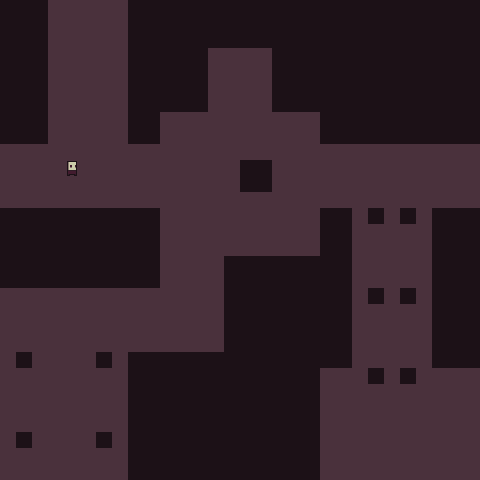

The image is a tile-based game level rendered from a .tmx file. Its description and complete source (layers, tilesets, objects, tile grids) follow:
An orthogonal 30x30 tile map with 16x16 px tiles, 2 tile layers (suelo, personajes).

<map version="1.5" tiledversion="1.6.0" orientation="orthogonal" renderorder="right-down" width="30" height="30" tilewidth="16" tileheight="16" infinite="0" nextlayerid="6" nextobjectid="1">
 <tileset firstgid="1" source="0x72_16x16DungeonTileset.v4.tsx" />
 <layer id="1" name="suelo" width="30" height="30">
  <data encoding="csv">
101,101,101,117,117,117,117,117,101,101,101,101,101,101,101,101,101,101,101,101,101,101,101,101,101,101,101,101,101,101,
101,101,101,117,117,117,117,117,101,101,101,101,101,101,101,101,101,101,101,101,101,101,101,101,101,101,101,101,101,101,
101,101,101,117,117,117,117,117,101,101,101,101,101,101,101,101,101,101,101,101,101,101,101,101,101,101,101,101,101,101,
101,101,101,117,117,117,117,117,101,101,101,101,101,117,117,117,117,101,101,101,101,101,101,101,101,101,101,101,101,101,
101,101,101,117,117,117,117,117,101,101,101,101,101,117,117,117,117,101,101,101,101,101,101,101,101,101,101,101,101,101,
101,101,101,117,117,117,117,117,101,101,101,101,101,117,117,117,117,101,101,101,101,101,101,101,101,101,101,101,101,101,
101,101,101,117,117,117,117,117,101,101,101,101,101,117,117,117,117,101,101,101,101,101,101,101,101,101,101,101,101,101,
101,101,101,117,117,117,117,117,101,101,117,117,117,117,117,117,117,117,117,117,101,101,101,101,101,101,101,101,101,101,
101,101,101,117,117,117,117,117,101,101,117,117,117,117,117,117,117,117,117,117,101,101,101,101,101,101,101,101,101,101,
117,117,117,117,117,117,117,117,117,117,117,117,117,117,117,117,117,117,117,117,117,117,117,117,117,117,117,117,117,117,
117,117,117,117,117,117,117,117,117,117,117,117,117,117,117,101,101,117,117,117,117,117,117,117,117,117,117,117,117,117,
117,117,117,117,117,117,117,117,117,117,117,117,117,117,117,101,101,117,117,117,117,117,117,117,117,117,117,117,117,117,
117,117,117,117,117,117,117,117,117,117,117,117,117,117,117,117,117,117,117,117,117,117,117,117,117,117,117,117,117,117,
101,101,101,101,101,101,101,101,101,101,117,117,117,117,117,117,117,117,117,117,101,101,117,101,117,101,117,101,101,101,
101,101,101,101,101,101,101,101,101,101,117,117,117,117,117,117,117,117,117,117,101,101,117,117,117,117,117,101,101,101,
101,101,101,101,101,101,101,101,101,101,117,117,117,117,117,117,117,117,117,117,101,101,117,117,117,117,117,101,101,101,
101,101,101,101,101,101,101,101,101,101,117,117,117,117,101,101,101,101,101,101,101,101,117,117,117,117,117,101,101,101,
101,101,101,101,101,101,101,101,101,101,117,117,117,117,101,101,101,101,101,101,101,101,117,117,117,117,117,101,101,101,
117,117,117,117,117,117,117,117,117,117,117,117,117,117,101,101,101,101,101,101,101,101,117,101,117,101,117,101,101,101,
117,117,117,117,117,117,117,117,117,117,117,117,117,117,101,101,101,101,101,101,101,101,117,117,117,117,117,101,101,101,
117,117,117,117,117,117,117,117,117,117,117,117,117,117,101,101,101,101,101,101,101,101,117,117,117,117,117,101,101,101,
117,117,117,117,117,117,117,117,117,117,117,117,117,117,101,101,101,101,101,101,101,101,117,117,117,117,117,101,101,101,
117,101,117,117,117,117,101,117,101,101,101,101,101,101,101,101,101,101,101,101,101,101,117,117,117,117,117,101,101,101,
117,117,117,117,117,117,117,117,101,101,101,101,101,101,101,101,101,101,101,101,117,117,117,101,117,101,117,117,117,117,
117,117,117,117,117,117,117,117,101,101,101,101,101,101,101,101,101,101,101,101,117,117,117,117,117,117,117,117,117,117,
117,117,117,117,117,117,117,117,101,101,101,101,101,101,101,101,101,101,101,101,117,117,117,117,117,117,117,117,117,117,
117,117,117,117,117,117,117,117,101,101,101,101,101,101,101,101,101,101,101,101,117,117,117,117,117,117,117,117,117,117,
117,101,117,117,117,117,101,117,101,101,101,101,101,101,101,101,101,101,101,101,117,117,117,117,117,117,117,117,117,117,
117,117,117,117,117,117,117,117,101,101,101,101,101,101,101,101,101,101,101,101,117,117,117,117,117,117,117,117,117,117,
117,117,117,117,117,117,117,117,101,101,101,101,101,101,101,101,101,101,101,101,117,117,117,117,117,117,117,117,117,117
</data>
 </layer>
 <layer id="5" name="personajes" width="30" height="30">
  <data encoding="csv">
0,0,0,0,0,0,0,0,0,0,0,0,0,0,0,0,0,0,0,0,0,0,0,0,0,0,0,0,0,0,
0,0,0,0,0,0,0,0,0,0,0,0,0,0,0,0,0,0,0,0,0,0,0,0,0,0,0,0,0,0,
0,0,0,0,0,0,0,0,0,0,0,0,0,0,0,0,0,0,0,0,0,0,0,0,0,0,0,0,0,0,
0,0,0,0,0,0,0,0,0,0,0,0,0,0,0,0,0,0,0,0,0,0,0,0,0,0,0,0,0,0,
0,0,0,0,0,0,0,0,0,0,0,0,0,0,0,0,0,0,0,0,0,0,0,0,0,0,0,0,0,0,
0,0,0,0,0,0,0,0,0,0,0,0,0,0,0,0,0,0,0,0,0,0,0,0,0,0,0,0,0,0,
0,0,0,0,0,0,0,0,0,0,0,0,0,0,0,0,0,0,0,0,0,0,0,0,0,0,0,0,0,0,
0,0,0,0,0,0,0,0,0,0,0,0,0,0,0,0,0,0,0,0,0,0,0,0,0,0,0,0,0,0,
0,0,0,0,0,0,0,0,0,0,0,0,0,0,0,0,0,0,0,0,0,0,0,0,0,0,0,0,0,0,
0,0,0,0,0,0,0,0,0,0,0,0,0,0,0,0,0,0,0,0,0,0,0,0,0,0,0,0,0,0,
0,0,0,0,133,0,0,0,0,0,0,0,0,0,0,0,0,0,0,0,0,0,0,0,0,0,0,0,0,0,
0,0,0,0,0,0,0,0,0,0,0,0,0,0,0,0,0,0,0,0,0,0,0,0,0,0,0,0,0,0,
0,0,0,0,0,0,0,0,0,0,0,0,0,0,0,0,0,0,0,0,0,0,0,0,0,0,0,0,0,0,
0,0,0,0,0,0,0,0,0,0,0,0,0,0,0,0,0,0,0,0,0,0,0,0,0,0,0,0,0,0,
0,0,0,0,0,0,0,0,0,0,0,0,0,0,0,0,0,0,0,0,0,0,0,0,0,0,0,0,0,0,
0,0,0,0,0,0,0,0,0,0,0,0,0,0,0,0,0,0,0,0,0,0,0,0,0,0,0,0,0,0,
0,0,0,0,0,0,0,0,0,0,0,0,0,0,0,0,0,0,0,0,0,0,0,0,0,0,0,0,0,0,
0,0,0,0,0,0,0,0,0,0,0,0,0,0,0,0,0,0,0,0,0,0,0,0,0,0,0,0,0,0,
0,0,0,0,0,0,0,0,0,0,0,0,0,0,0,0,0,0,0,0,0,0,0,0,0,0,0,0,0,0,
0,0,0,0,0,0,0,0,0,0,0,0,0,0,0,0,0,0,0,0,0,0,0,0,0,0,0,0,0,0,
0,0,0,0,0,0,0,0,0,0,0,0,0,0,0,0,0,0,0,0,0,0,0,0,0,0,0,0,0,0,
0,0,0,0,0,0,0,0,0,0,0,0,0,0,0,0,0,0,0,0,0,0,0,0,0,0,0,0,0,0,
0,0,0,0,0,0,0,0,0,0,0,0,0,0,0,0,0,0,0,0,0,0,0,0,0,0,0,0,0,0,
0,0,0,0,0,0,0,0,0,0,0,0,0,0,0,0,0,0,0,0,0,0,0,0,0,0,0,0,0,0,
0,0,0,0,0,0,0,0,0,0,0,0,0,0,0,0,0,0,0,0,0,0,0,0,0,0,0,0,0,0,
0,0,0,0,0,0,0,0,0,0,0,0,0,0,0,0,0,0,0,0,0,0,0,0,0,0,0,0,0,0,
0,0,0,0,0,0,0,0,0,0,0,0,0,0,0,0,0,0,0,0,0,0,0,0,0,0,0,0,0,0,
0,0,0,0,0,0,0,0,0,0,0,0,0,0,0,0,0,0,0,0,0,0,0,0,0,0,0,0,0,0,
0,0,0,0,0,0,0,0,0,0,0,0,0,0,0,0,0,0,0,0,0,0,0,0,0,0,0,0,0,0,
0,0,0,0,0,0,0,0,0,0,0,0,0,0,0,0,0,0,0,0,0,0,0,0,0,0,0,0,0,0
</data>
 </layer>
</map>
